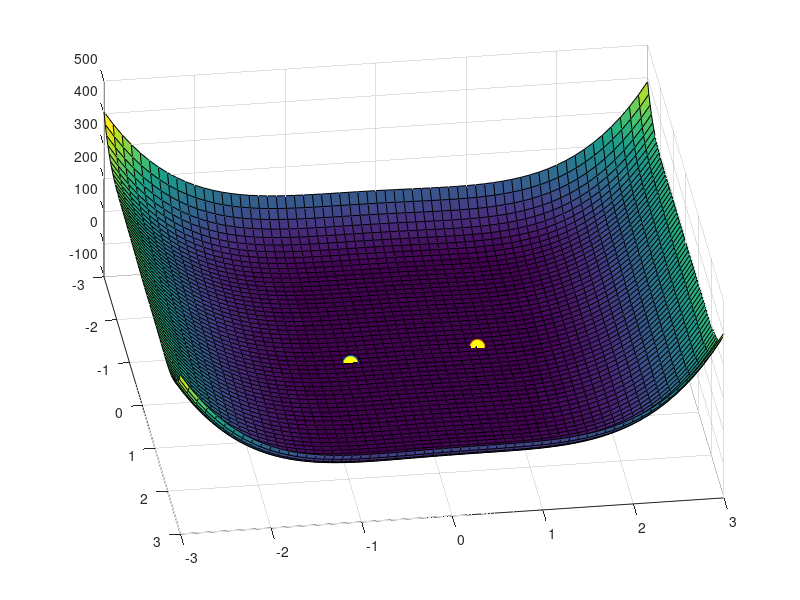

MATLAB code to generate this figure: (Note: this script raises an error after producing the figure.)
clear
clc
tic
% typical PSO
% evaluated with test function

%% ---------------------------------------------------
% ----------- Scenario setup ------------
%----------------------------------------
x1 = -3:0.1:3;
x2 = -3:0.1:3;
[x1,x2] = meshgrid(x1, x2);

y = (4-2.1.*x1.^2+(x1.^4)/3) .* x1.^2+x1.*x2+ (-4+4.*x2.^2) .* x2.^2;

figure;
surf(x1, x2, y);
hold on;
scatter3 (0.0898, -0.7126, -1.0316, 120, 'MarkerFaceColor', 'y');
scatter3 (-0.0898, 0.7126, -1.0316, 120, 'MarkerFaceColor', 'y');
hold on;
view(82, 53);

%% --------------------------------------
% ----------- GWO Parameters ------------
%----------------------------------------
NE              = 2;   % number of elements
N               = 20; % number of particles

iter            = 100; % number of iterations
iterCount       = 0;   % counter of iterations
a_max           = 2; 
a_min           = 0; 

%  -------------------------------------------
%  ------------ Boundary Settings ------------
%  -------------------------------------------
P_Max           = [3, 3];       % [ upper bound of the searching space ]
P_Min           = [-3, -3];     % [ lower bound of the searching space ]
P               = zeros (N, NE); 
Alpha_pos       = zeros (iter, NE);  %Location
Beta_pos        = zeros (iter, NE);  %Location
Delta_pos       = zeros (iter, NE);  %Location
Alpha_score     = zeros (iter, 1);
Beta_score      = zeros (iter, 1);
Delta_score     = zeros (iter, 1);
Fitness         = zeros (N, 1);      %Score

%-----------------------------------------
% ------------ Initialization-------------
%-----------------------------------------
 for i = 1 : N
     for j = 1 : NE
        P(i, j) = P_Min(1,j) + (P_Max(1,j) - P_Min(1,j)) * rand();
     end
 end
     
 while ( iterCount < iter )
%-------------------------------------
% ------------ Evaluation ------------
%-------------------------------------
for i = 1 : N
    Fitness(i, 1) = camel6(P(i,:));
end
move = scatter3(P(:, 1), P(:,2), Fitness, 60, 'MarkerFaceColor', 'r');
pause(0.5);
delete(move);

% ----------------------------------------------------------------------
%               Update each search agent location & Fitness value
% ----------------------------------------------------------------------
Seq = Fitness; 
for i = 1 : N                   % Bubble sort
    for j = 1 : N-1
        if Seq(j,1) > Seq(j+1,1)
            temp = Seq(j,1);
            Seq(j) = Seq(j+1,1);
            Seq(j+1,1) = temp;
        end
    end
end
for i = 1 : N
    if Fitness(i,1) == Seq (1,1)
        Alpha_score(iterCount+1, 1) = Fitness(i, 1); % Update alpha
        Alpha_pos(iterCount+1, :) = P(i,:);
    elseif Fitness(i,1) == Seq (2,1)
        Beta_score(iterCount+1, 1) = Fitness(i,1); % Update beta
        Beta_pos(iterCount+1, :) = P(i,:);
    elseif Fitness(i,1) == Seq (3,1)
        Delta_score(iterCount+1, 1) = Fitness(i, 1); % Update delta
        Delta_pos(iterCount+1, :) = P(i,:);
    end
end

% ---------------------------------------------------
%               Update locations
% ---------------------------------------------------
for i = 1 : N
    a = a_max - (iterCount/iter) * (a_max-a_min);

    A1 = 2.*a.*rand(1,2)-a;
    C1 = 2.*rand(1,2);
    D_alpha = abs(C1.*Alpha_pos(iterCount+1,:)- P(i,:));
    X1 = Alpha_pos(iterCount+1,:) - A1.*D_alpha;
    
    A2 = 2.*a.*rand(1,2)-a;
    C2 = 2.*rand(1,2);    
    D_beta = abs(C2.*Beta_pos(iterCount+1,:)- P(i,:));
    X2 = Beta_pos(iterCount+1,:) - A2.*D_beta;
    
    A3 = 2.*a.*rand(1,2)-a;
    C3 = 2.*rand(1,2);    
    D_delta = abs(C3.*Delta_pos(iterCount+1,:)- P(i,:));
    X3 = Delta_pos(iterCount+1,:) - A3.*D_delta;
   
    P(i, :) = (X1+X2+X3)/3;
    
    P(i, :) = max(P(i, :), P_Min(1,:));
    P(i, :) = min(P(i, :), P_Max(1,:));
end

% ---------------------------------------------------
%               Next Iteration
% ---------------------------------------------------
% display iteration (iterCount+1)

iterCount = iterCount + 1;    

    
 end
scatter3(P(:, 1), P(:,2), Fitness, 60, 'MarkerFaceColor', 'r');
hold;
%% Plot the convergence history
figure;
plot(Alpha_score, 'b');
grid on;
hold on;
xlabel('Generation');
ylabel('Fitness');
title('Convergence History');

toc  